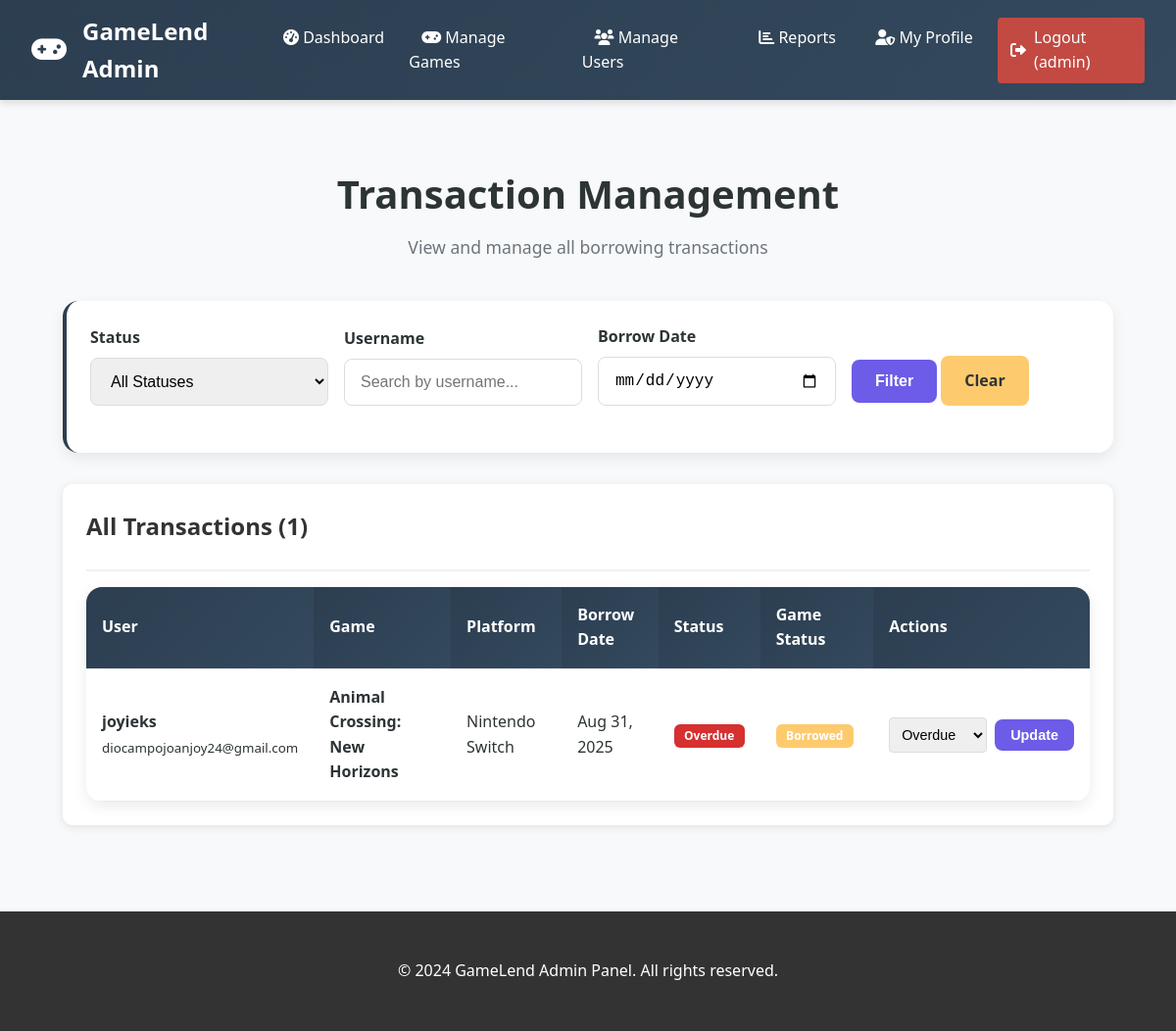
The page /admin/transactions.php (signed in) on the database as committed earlier.
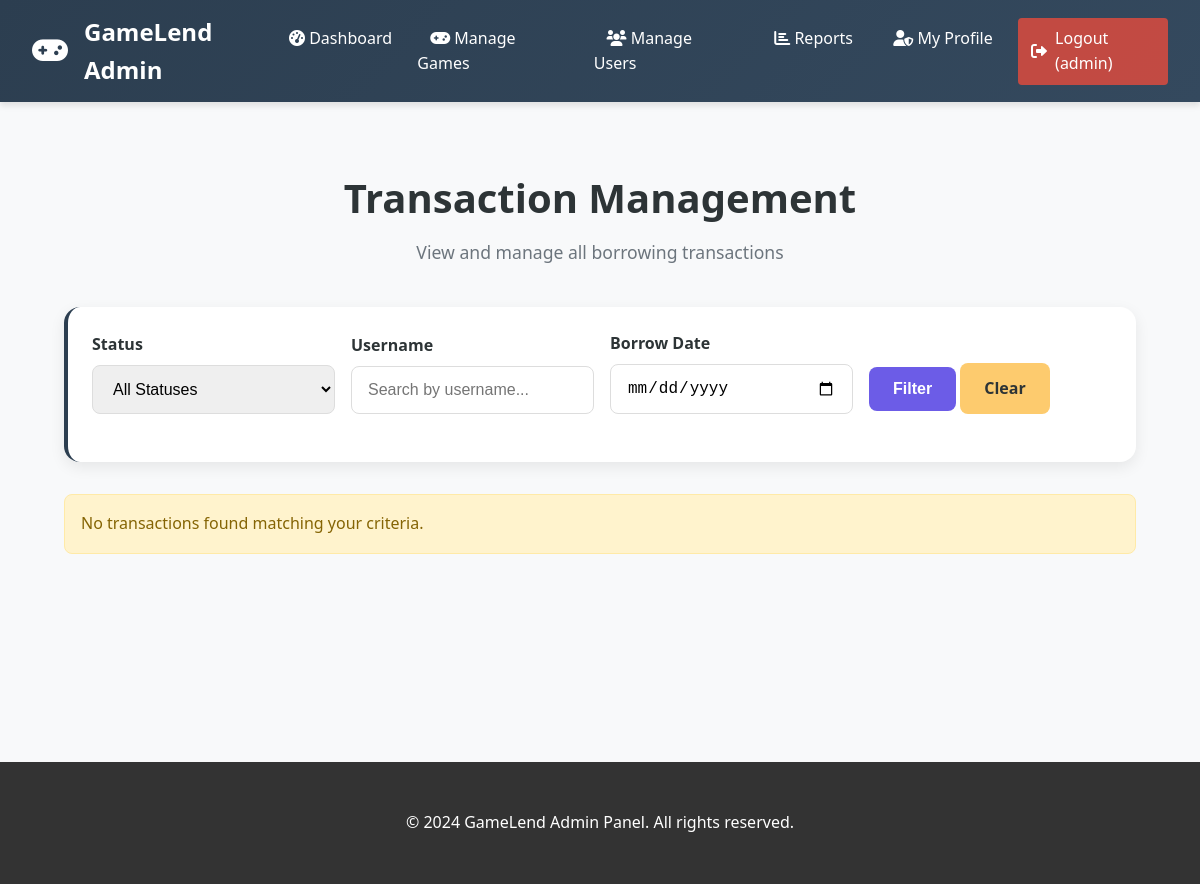
The same page on the database as committed later.
### tables this page shows
CREATE TABLE `borrow_transactions` (
  `id` int(11) NOT NULL,
  `user_id` int(11) NOT NULL,
  `game_id` int(11) NOT NULL,
  `quantity` tinyint(3) UNSIGNED NOT NULL DEFAULT 1,
  `borrow_date` datetime NOT NULL DEFAULT current_timestamp(),
  `due_date` datetime DEFAULT NULL,
  `return_date` datetime DEFAULT NULL,
  `status` enum('borrowed','returned','overdue','cancelled') NOT NULL DEFAULT 'borrowed',
  `fine_amount` decimal(10,2) NOT NULL DEFAULT 0.00,
  `active` tinyint(1) NOT NULL DEFAULT 1,
  `created_at` timestamp NOT NULL DEFAULT current_timestamp(),
  `updated_at` timestamp NOT NULL DEFAULT current_timestamp() ON UPDATE current_timestamp()
);

CREATE TABLE `users` (
  `id` int(11) NOT NULL,
  `username` varchar(50) NOT NULL,
  `email` varchar(100) NOT NULL,
  `password` varchar(255) NOT NULL,
  `first_name` varchar(50) NOT NULL,
  `last_name` varchar(50) NOT NULL,
  `gender` enum('male','female','other','prefer_not_to_say') NOT NULL,
  `role` enum('admin','customer') DEFAULT 'customer',
  `status` enum('active','disabled') DEFAULT 'active',
  `created_at` timestamp NOT NULL DEFAULT current_timestamp(),
  `updated_at` timestamp NOT NULL DEFAULT current_timestamp() ON UPDATE current_timestamp()
);

CREATE TABLE `games` (
  `id` int(11) NOT NULL,
  `title` varchar(100) NOT NULL,
  `platform` varchar(50) NOT NULL,
  `total_quantity` int(10) UNSIGNED NOT NULL DEFAULT 1,
  `available_quantity` int(10) UNSIGNED NOT NULL DEFAULT 1,
  `status` enum('available','borrowed','maintenance') NOT NULL DEFAULT 'available',
  `created_at` timestamp NOT NULL DEFAULT current_timestamp(),
  `updated_at` timestamp NOT NULL DEFAULT current_timestamp() ON UPDATE current_timestamp()
);

### admin/transactions.php (the view, shortened to what the changed rows need)
<?php
require_once '../db/db_connect.php';
$where_conditions = [];
$params = [];
$where_clause = $where_conditions ? 'WHERE ' . implode(' AND ', $where_conditions) : '';
$sql = "SELECT bt.*, u.username, u.email, g.title, g.platform, g.status as game_status
        FROM borrow_transactions bt
        JOIN users u ON bt.user_id = u.id
        JOIN games g ON bt.game_id = g.id
        $where_clause
        ORDER BY bt.borrow_date DESC";
$stmt = $pdo->prepare($sql);
$stmt->execute($params);
$transactions = $stmt->fetchAll();
include 'includes/admin_header.php';
?>
<div class="transactions-container">
    <div class="page-header">
        <h1 class="page-title">Transaction Management</h1>
        <p class="page-subtitle">View and manage all borrowing transactions</p>
    </div>
    <div class="filter-card">
        <form method="GET" class="filter-form">
        </form>
    </div>
    <?php if(empty($transactions)): ?>
        <div class="alert alert-warning">No transactions found matching your criteria.</div>
    <?php else: ?>
        <div class="card">
            <div class="card-header">
                <h3 class="card-title">All Transactions (<?php echo count($transactions); ?>)</h3>
            </div>
            <div class="table-responsive">
                <table class="table">
                    <thead>
                        <tr>
                            <th>User</th>
                            <th>Game</th>
                            <th>Platform</th>
                            <th>Borrow Date</th>
                            <th>Status</th>
                            <th>Game Status</th>
                            <th>Actions</th>
                        </tr>
                    </thead>
                    <tbody>
                        <?php foreach($transactions as $transaction): ?>
                            <tr>
                                <td>
                                    <strong><?php echo htmlspecialchars($transaction['username']); ?></strong><br>
                                    <small><?php echo htmlspecialchars($transaction['email']); ?></small>
                                </td>
                                <td>
                                    <strong><?php echo htmlspecialchars($transaction['title']); ?></strong>
                                </td>
                                <td><?php echo htmlspecialchars($transaction['platform']); ?></td>
                                <td><?php echo date('M j, Y', strtotime($transaction['borrow_date'])); ?></td>
                                <td>
                                    <span class="badge badge-<?php echo $transaction['status']; ?>">
                                        <?php echo ucfirst($transaction['status']); ?>
                                    </span>
                                </td>
                                <td>
                                    <span class="badge badge-<?php echo $transaction['game_status']; ?>">
                                        <?php echo ucfirst($transaction['game_status']); ?>
                                    </span>
                                </td>
                                <td>
                                    <form method="POST" class="status-form">
                                        <select name="new_status" class="status-select">
                                            <option value="overdue" <?php echo $transaction['status'] === 'overdue' ? 'selected' : ''; ?>>Overdue</option>
                                        </select>
                                        <button type="submit" name="update_status" class="btn btn-primary btn-sm">
                                            Update
                                        </button>
                                    </form>
                                </td>
                            </tr>
                        <?php endforeach; ?>
                    </tbody>
                </table>
            </div>
        </div>
    <?php endif; ?>
</div>
<?php include 'includes/admin_footer.php'; ?>

Rows that differ between the two databases and show on the page:
removed borrow_transactions: user.username "joyieks", user.email "diocampojoanjoy24@gmail.com", game.title "Animal Crossing: New Horizons", game.platform "Nintendo Switch", borrow_date "Aug 31, 2025", status "Overdue", game.status "Borrowed", new_status "Overdue"
Other text that changed with them:
count($transactions): "1" → (not shown)
text no longer shown: "All Transactions ( ) User Game Platform Borrow Date Status Game Status Actions"
text now shown: "No transactions found matching your criteria."
